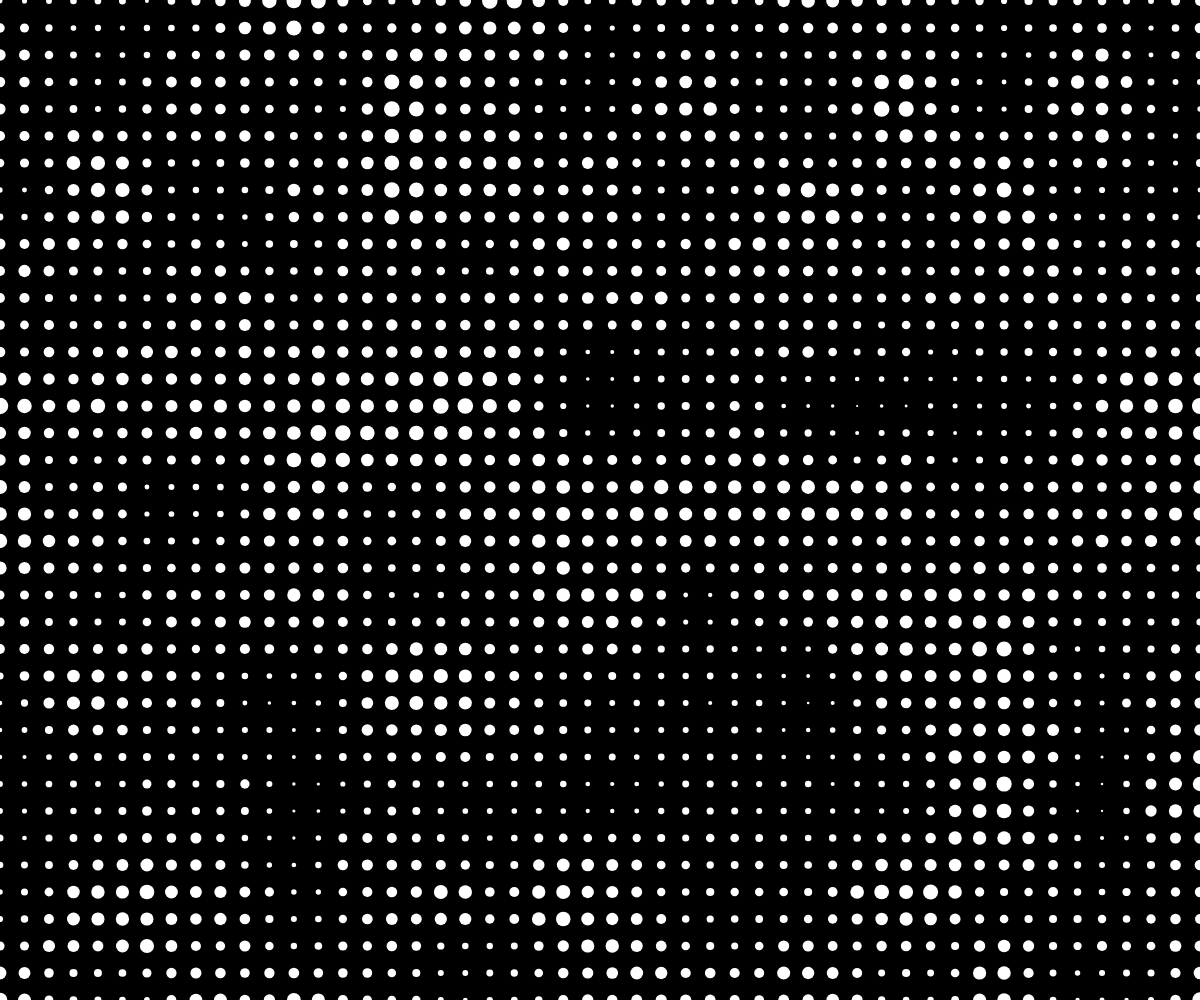
Frame 1 (no input)
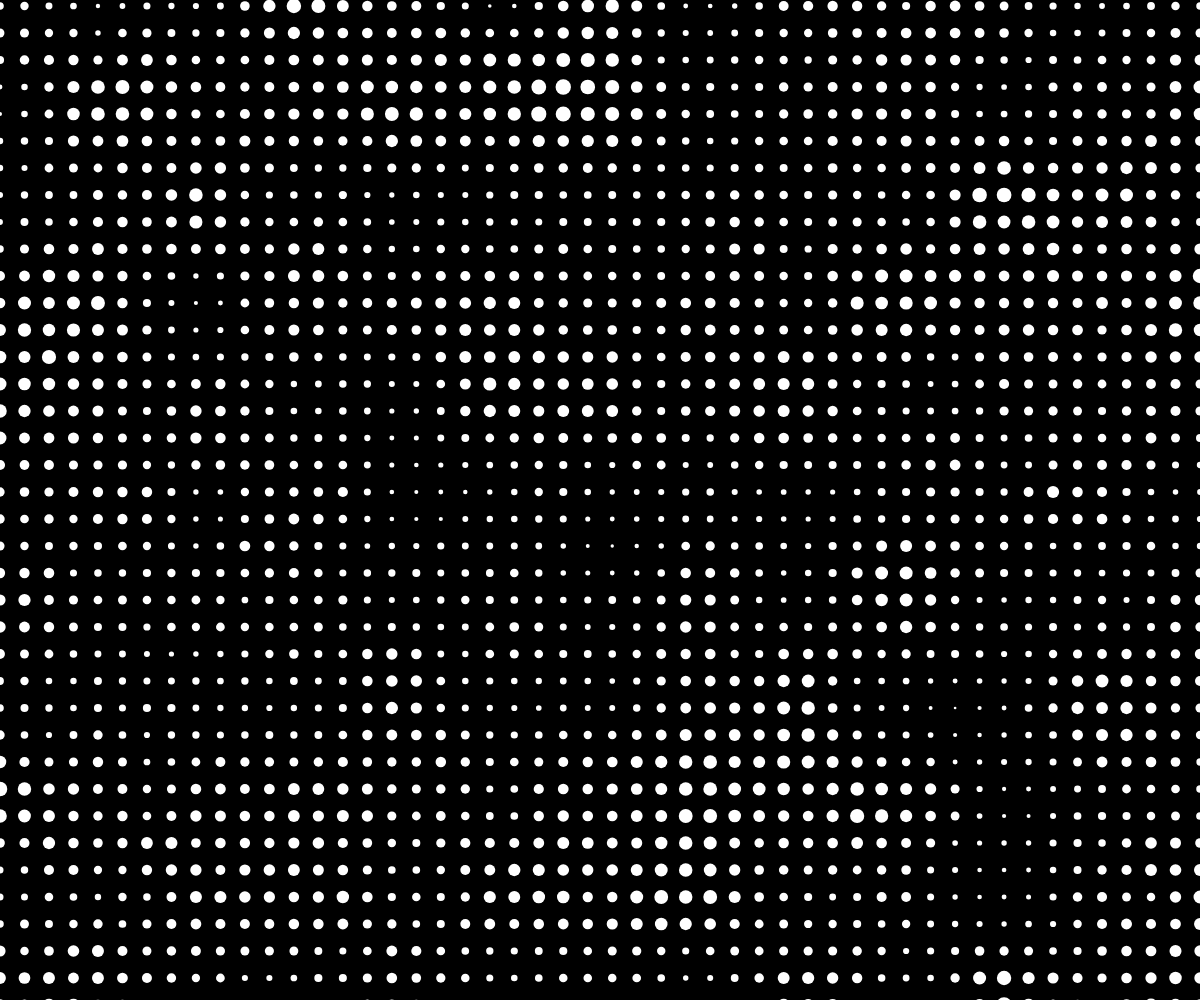
Frame 60 (no input)
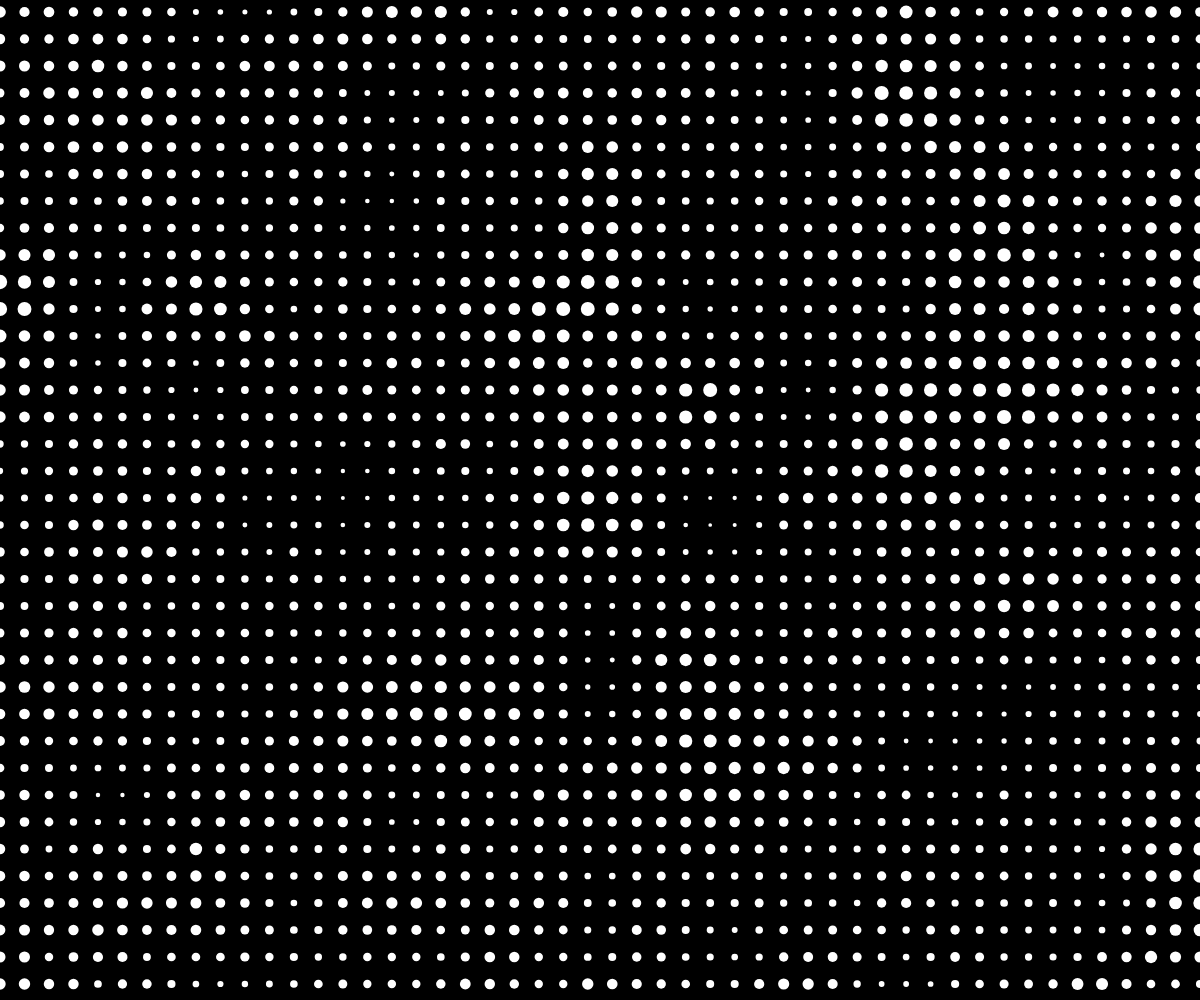
Frame 120 (the mouse pressed at the canvas centre since frame 60)

The p5.js sketch that drew these frames (run headless with seeded random() and noise() and a simulated clock; from frame 60 on, the mouse is pressed at the canvas centre):

// p5.js sketch
// ── sketch.js

let n = 40;

function setup(){
	createCanvas(windowWidth,windowHeight);
	strokeWeight(1);
	stroke(255);
	noFill();
}

function draw(){
	background(0);
	for(i=0;i<n;i++){
		let space = height/n+2;
		let y = i*space-space;
		let k = frameCount%space;
		//line(0,y+k,width,y+k);
		//beginShape();
		for(e=0;e<50;e++){
			let x = e*width/49;
			let no = noise(x/100+100,y/100+k/100,frameCount/50)*20;
			strokeWeight(no);
			point(x,y+k);
		}
	//	endShape();
	}
}
